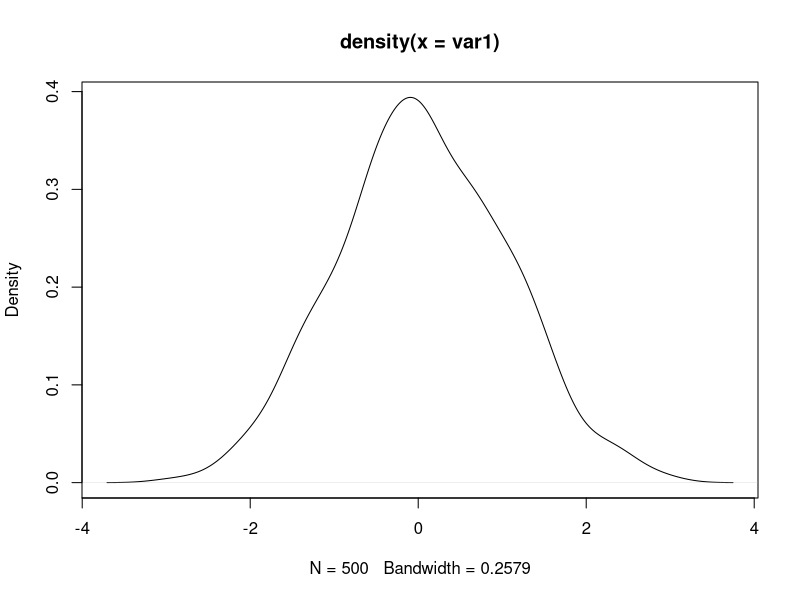
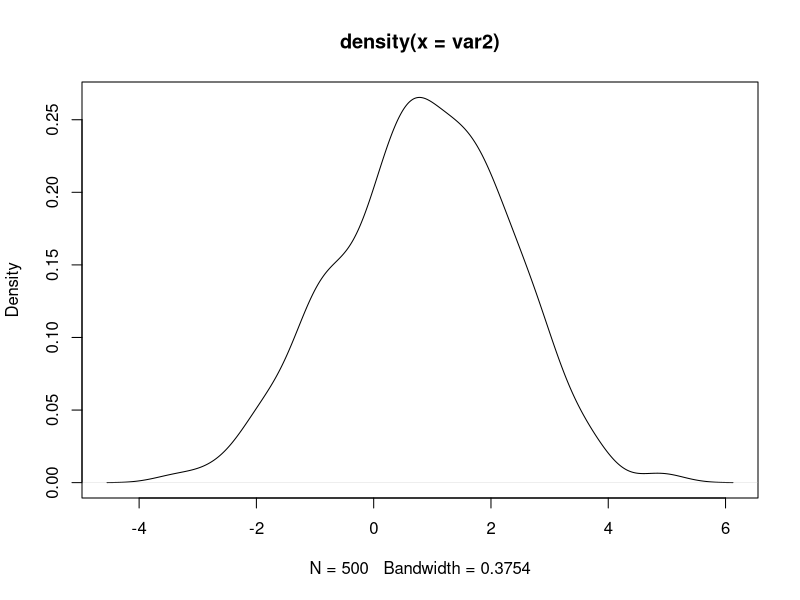
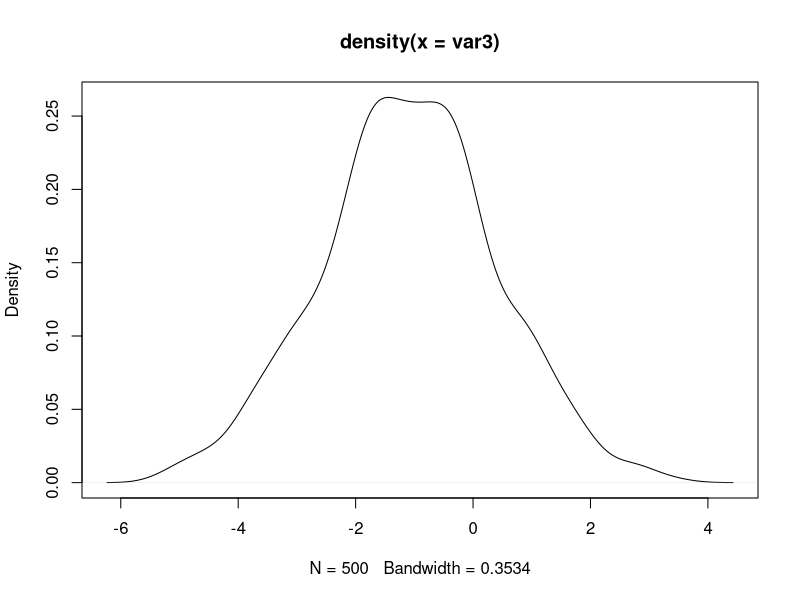
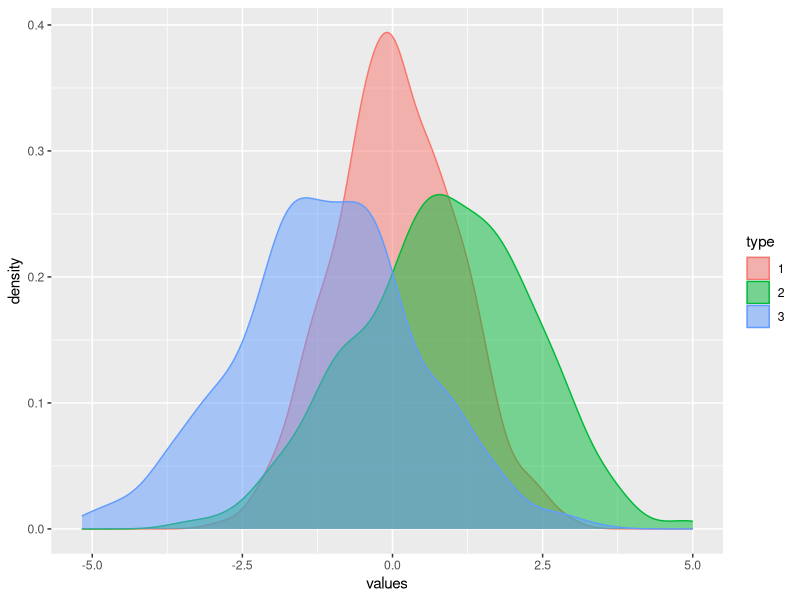

Generate these figures, in order, with R:
## ---- chunk 1
# setting seed for random numbers
set.seed(1111)

# random normal variables
var1 = rnorm(500)
var2 = rnorm(500, 1, 1.5)
var3 = rnorm(500, -1, 1.5)

# densities
den1 = density(var1)
den2 = density(var2)
den3 = density(var3)
## ---- chunk 2
# density plot of first distribution
plot(den1)
## ---- chunk 3
# density plot of first distribution
plot(den2)
## ---- chunk 4
# density plot of first distribution
plot(den3)
## ---- chunk 5
# colors for each distribution
col1 = hsv(h = 0.65, s = 0.6, v = 0.8, alpha = 0.5)
col2 = hsv(h = 0.85, s = 0.6, v = 0.8, alpha = 0.5)
col3 = hsv(h = 0.55, s = 0.6, v = 0.8, alpha = 0.5)
## ---- chunk 6

## ---- chunk 7
# data frame with normal variables
distribs = data.frame(
  values = c(var1, var2, var3),
  type = gl(n = 3, k = 500))

# load ggplot2
library(ggplot2)

# plot
ggplot(data = distribs, aes(x = values, group = type)) +
  geom_density(aes(fill = type, color = type), alpha = 0.5)
